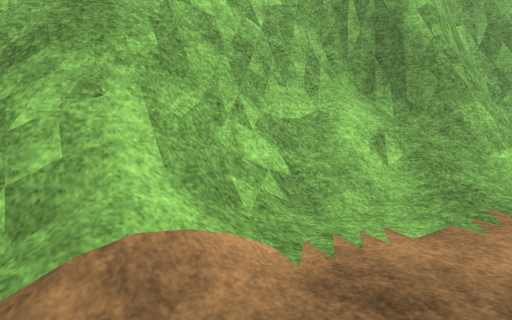
View 1 (above)

16 first-person views from a walk through a 3-D level made in the Unity game engine. The camera is 1.2 m above the floor, tilts 6° down and sees 75° across. The floor is counted in squares, 1 m on a side. Each view is taken from the middle of a square. On the plan, view 1 faces up. The plan holds only what a view shows up to about 14 squares ahead; the rest is blank. The place goes on beyond the plan. The player character is not drawn. Some animated figures are not drawn. Some surface patterns are stand-ins.

View 2
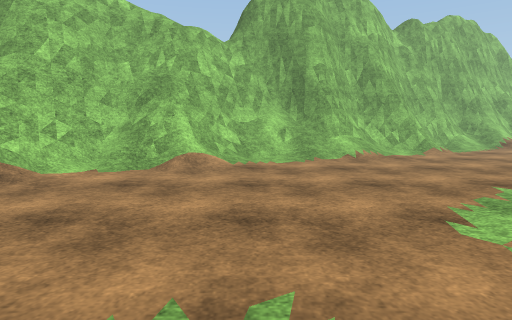

View 3
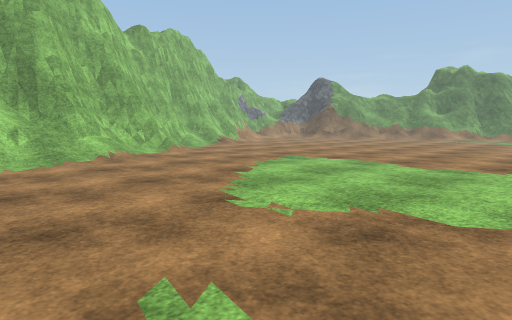

View 4
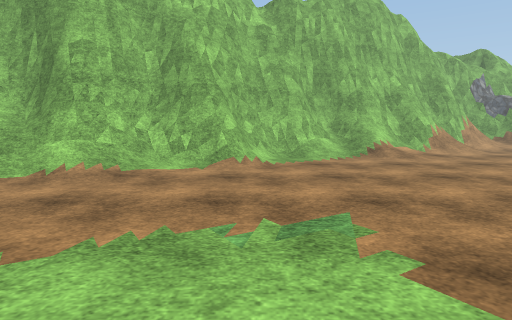

View 5
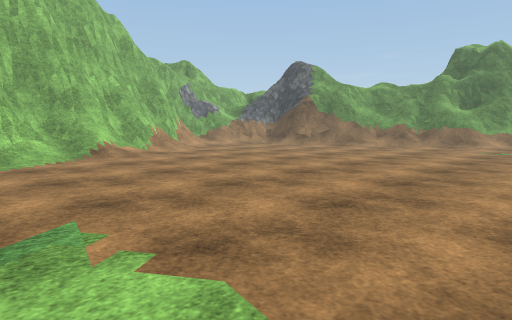

View 6
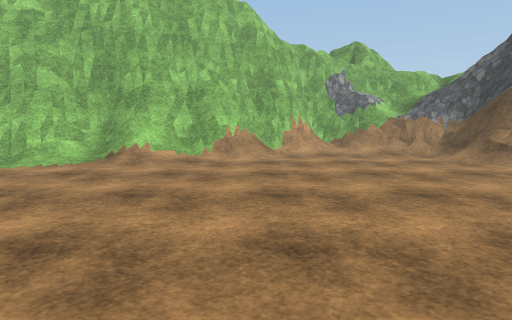

View 7
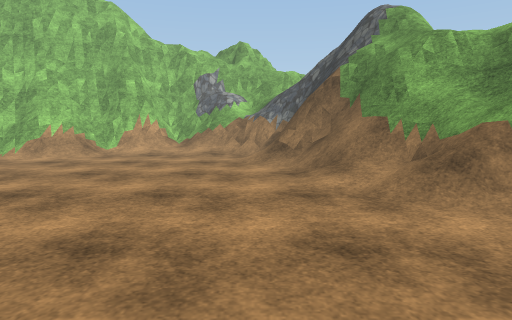

View 8
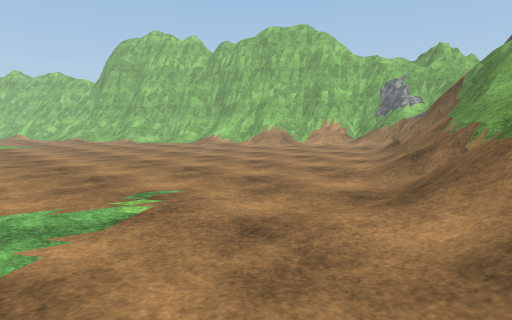

View 9
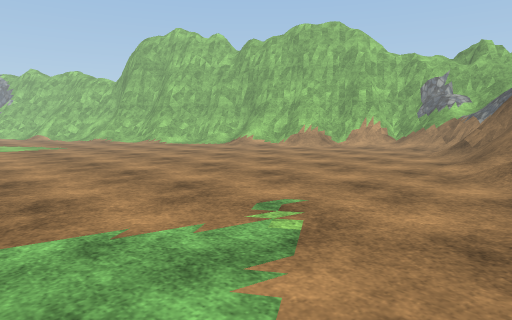

View 10
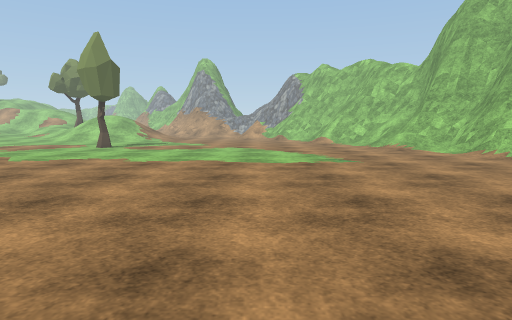

View 11
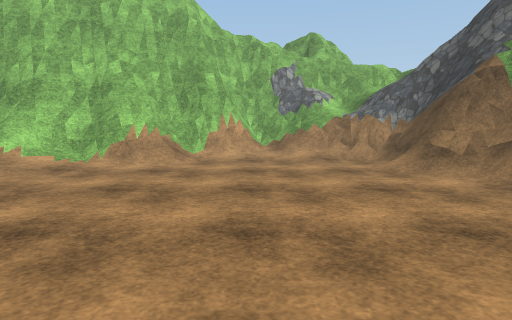

View 12
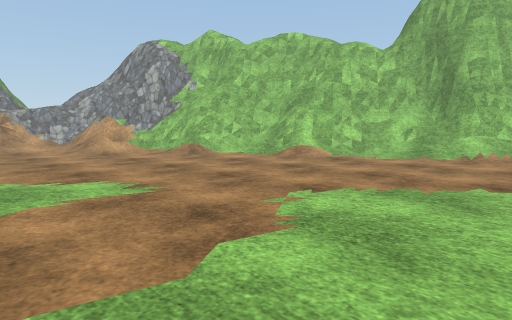

View 13
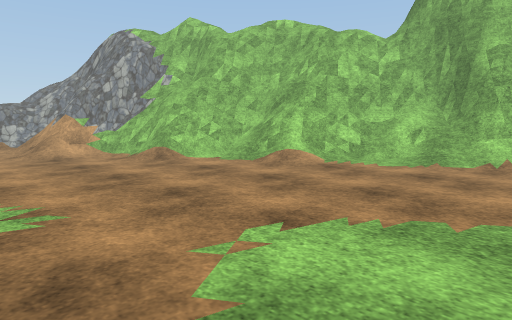

View 14
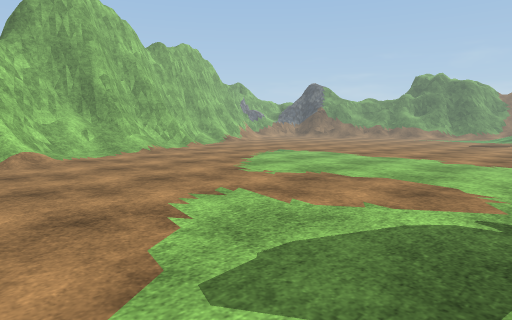

View 15
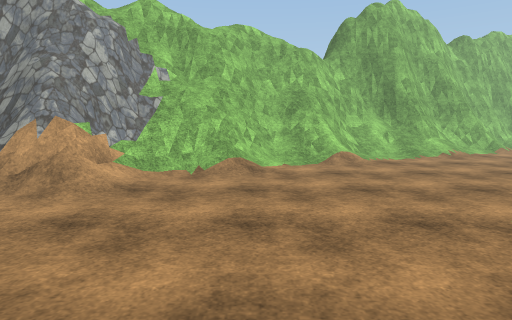

View 16
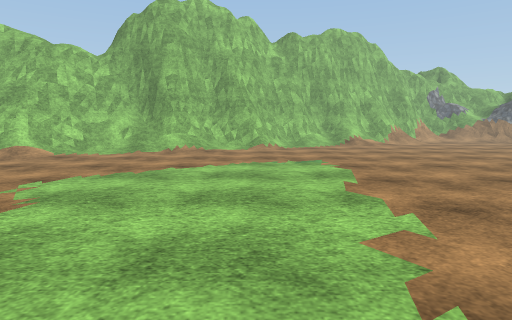

### Floor plan
Key: @ floor where view 1 was taken; # wall or solid block; . main floor; : floor 1.5 m higher than the main floor; + floor 4 m higher than the main floor; / step, stairs or slope; = window, fence, low wall or low ledge; ^ raised ledge; O other object.
Columns run from 9 left of view 1 to 31 right of it. Each row starts with its distance up from view 1.
 15                            ###==/
 14                           ###=////###
 13                          ##=#/////==#
 12                     #######O/...../##
 11                    ##==/////....../####
 10                   ###////........./=###+
  9                  ## //.//........../#=#==
  8               ####=................///===
  7          ######===/.................///#=
  6         ##=//#=/....................///:
  5       ####/////.....................////
  4      ##^#=//.........................///
  3     ##===/............................//
  2    ###O=//............................//
  1   ##==/...............................///
  0 ####=/...@.............................//
 -1 #=/...................................../
 -2 #=/.....................................
 -3 =O/.................................... .
 -4 .............................     ... .
 -5 ............................
 -6 ..........................
 -7   .......................
 -8    .....................
 -9        ...............
-10      /. ...     .....

Where each view was taken, in squares from view 1:
view 1: 0 up, 0 right, facing up
view 2: 7 down, 1 right, facing up
view 3: 7 down, 0 right, facing up-right
view 4: 3 down, 9 right, facing up
view 5: 3 down, 9 right, facing up-right
view 6: 1 down, 18 right, facing up
view 7: 1 down, 25 right, facing up
view 8: 3 down, 31 right, facing up-left
view 9: 4 down, 29 right, facing up-left
view 10: 2 down, 21 right, facing left
view 11: 1 up, 21 right, facing up
view 12: 8 down, 7 right, facing up-left
view 13: 6 down, 6 right, facing up-left
view 14: 10 down, 3 left, facing up-right
view 15: 10 down, 4 left, facing up
view 16: 10 down, 8 right, facing up
